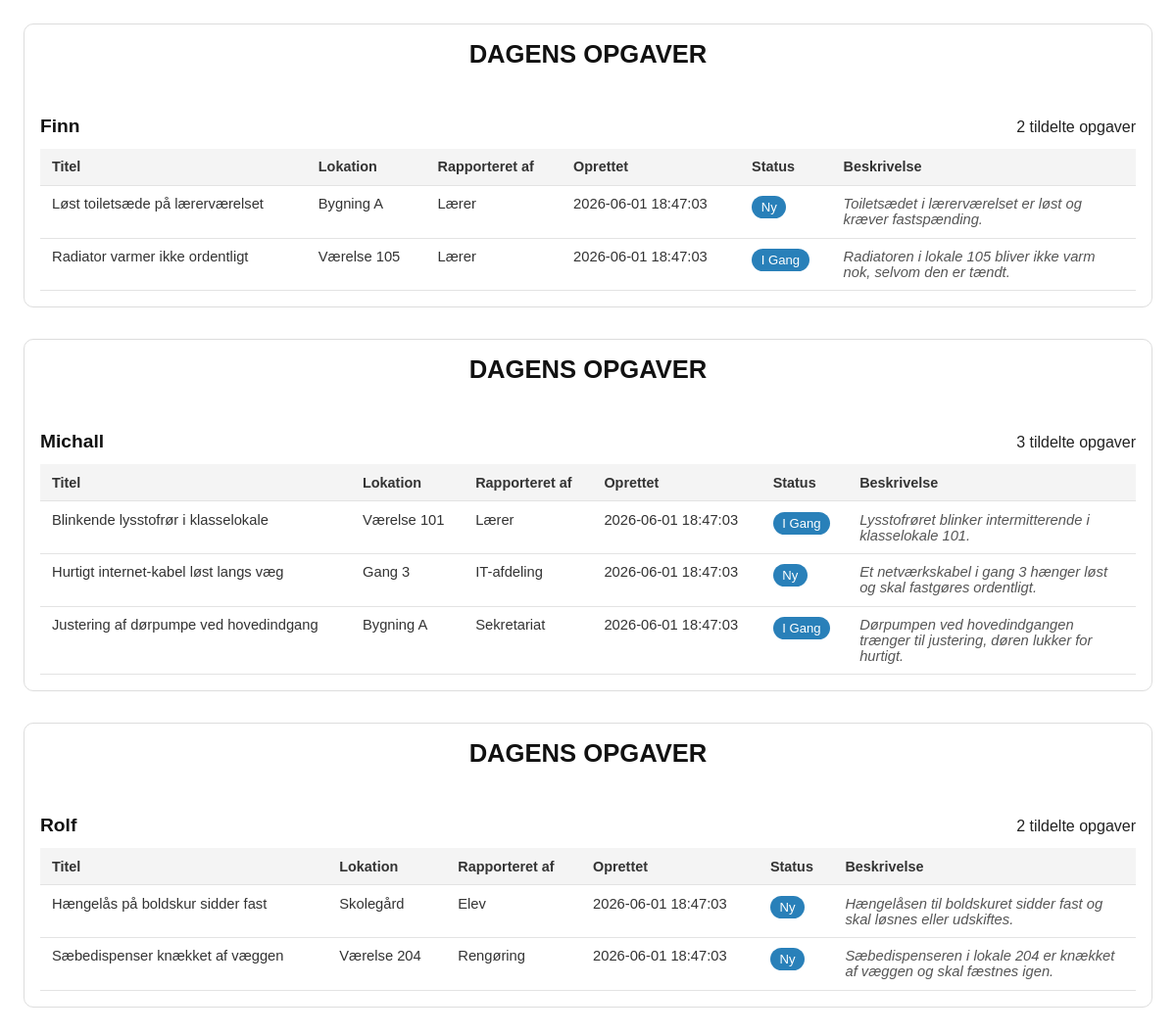
The app's page /admin/print_daily_tasks with its own data.
### tables this page shows
CREATE TABLE janitors (
                id INTEGER PRIMARY KEY AUTOINCREMENT,
                name TEXT NOT NULL UNIQUE
            );

CREATE TABLE tasks (
            id               INTEGER PRIMARY KEY AUTOINCREMENT,
            title            TEXT    NOT NULL,
            description      TEXT,
            location         TEXT,
            status           TEXT    NOT NULL DEFAULT 'Ny',
            assigned_janitor TEXT
        , created_at TEXT, completed_at TEXT, reporter_name TEXT, internal_notes TEXT);

### app.py (the view)
@app.route("/admin/print_daily_tasks")
def print_daily_tasks():
    with get_db() as conn:
        janitors = [row["name"] for row in conn.execute("SELECT name FROM janitors ORDER BY name ASC").fetchall()]
        rows = conn.execute(
            "SELECT * FROM tasks WHERE status != 'Færdig' AND assigned_janitor IS NOT NULL AND assigned_janitor != '' ORDER BY assigned_janitor ASC, created_at DESC"
        ).fetchall()
    grouped_tasks = {name: [] for name in janitors}
    for row in rows:
        janitor_name = row["assigned_janitor"]
        if janitor_name not in grouped_tasks:
            grouped_tasks[janitor_name] = []
        grouped_tasks[janitor_name].append(row)
    return render_template("print_daily.html", grouped_tasks=grouped_tasks, janitors=janitors)

### app.py (called while the page is built)
def get_db():
    conn = sqlite3.connect(DATABASE)
    conn.row_factory = sqlite3.Row
    return conn

### templates/print_daily.html (shortened to what this page needs)
<!DOCTYPE html>
<html lang="da">
<head>
</head>
<body>
    {% for janitor in janitors %}
        <div class="janitor-block janitor-section">
            <h1 style="text-align: center; text-transform: uppercase; margin-bottom: 1rem;">Dagens opgaver</h1>
            <div class="janitor-header">
                <h2>{{ janitor }}</h2>
                <span>{{ grouped_tasks[janitor]|length }} tildelte opgave{{ 'r' if grouped_tasks[janitor]|length != 1 else '' }}</span>
            </div>
            {% if grouped_tasks[janitor] %}
                <table class="task-list">
                    <thead>
                        <tr>
                            <th>Titel</th>
                            <th>Lokation</th>
                            <th>Rapporteret af</th>
                            <th>Oprettet</th>
                            <th>Status</th>
                            <th style="text-align: left;">Beskrivelse</th>
                        </tr>
                    </thead>
                    <tbody>
                        {% for task in grouped_tasks[janitor] %}
                            <tr>
                                <td>{{ task['title'] }}</td>
                                <td>{{ task['location'] or '—' }}</td>
                                <td>{{ task['reporter_name'] or 'Anonym' }}</td>
                                <td>{{ task['created_at'] or 'Ukjendt' }}</td>
                                <td><span class="status-pill">{{ task['status'] }}</span></td>
                                <td style="text-align: left; font-style: italic; color: #555; max-width: 250px; white-space: normal; overflow: hidden; text-overflow: ellipsis;">
                                    {{ task['description'] or '—' }}
                                </td>
                            </tr>
                        {% endfor %}
                    </tbody>
                </table>
            {% else %}
                <p class="no-tasks">Ingen tildelte opgaver i dag.</p>
            {% endif %}
        </div>
    {% endfor %}
</body>
</html>

### templates/print_daily.html (style rules this page uses)
body { font-family: sans-serif; color: #222; background: white; margin: 0; padding: 1.5rem; }
h1, h2, h3 { margin: 0; color: #111; }
h1 { font-size: 1.6rem; margin-bottom: 0.5rem; }
h2 { font-size: 1.2rem; margin-top: 2rem; margin-bottom: 0.5rem; }
.janitor-block { margin-bottom: 2rem; padding: 1rem; border: 1px solid #ddd; border-radius: 10px; page-break-inside: avoid; }
.janitor-section { page-break-after: always; break-after: page; }
.janitor-header { display: flex; justify-content: space-between; align-items: baseline; gap: 1rem; flex-wrap: wrap; margin-bottom: 0.75rem; }
.janitor-header h2 { margin-bottom: 0; }
.task-list { width: 100%; border-collapse: collapse; }
.task-list th, .task-list td { padding: 0.65rem 0.75rem; border-bottom: 1px solid #e3e3e3; font-size: 0.92rem; text-align: left; vertical-align: top; }
.task-list th { background: #f4f4f4; color: #333; font-weight: 700; font-size: 0.9rem; }
.task-list td { color: #333; }
.status-pill { display: inline-block; padding: 0.25rem 0.6rem; border-radius: 999px; font-size: 0.82rem; color: white; background: #2980b9; text-transform: capitalize; }

### records on screen
janitors: name "Finn", grouped_tasks "2", name "r"
tasks: title "Løst toiletsæde på lærerværelset", location "Bygning A", reporter_name "Lærer", created_at "2026-06-01 18:47:03", status "Ny", description "Toiletsædet i lærerværelset er løst og kræver fastspænding."
tasks: title "Radiator varmer ikke ordentligt", location "Værelse 105", reporter_name "Lærer", created_at "2026-06-01 18:47:03", status "I Gang", description "Radiatoren i lokale 105 bliver ikke varm nok, selvom den er tændt."
janitors: name "Michall", grouped_tasks "3", name "r"
tasks: title "Blinkende lysstofrør i klasselokale", location "Værelse 101", reporter_name "Lærer", created_at "2026-06-01 18:47:03", status "I Gang", description "Lysstofrøret blinker intermitterende i klasselokale 101."
tasks: title "Hurtigt internet-kabel løst langs væg", location "Gang 3", reporter_name "IT-afdeling", created_at "2026-06-01 18:47:03", status "Ny", description "Et netværkskabel i gang 3 hænger løst og skal fastgøres ordentligt."
tasks: title "Justering af dørpumpe ved hovedindgang", location "Bygning A", reporter_name "Sekretariat", created_at "2026-06-01 18:47:03", status "I Gang", description "Dørpumpen ved hovedindgangen trænger til justering, døren lukker for hurtigt."
janitors: name "Rolf", grouped_tasks "2", name "r"
tasks: title "Hængelås på boldskur sidder fast", location "Skolegård", reporter_name "Elev", created_at "2026-06-01 18:47:03", status "Ny", description "Hængelåsen til boldskuret sidder fast og skal løsnes eller udskiftes."
tasks: title "Sæbedispenser knækket af væggen", location "Værelse 204", reporter_name "Rengøring", created_at "2026-06-01 18:47:03", status "Ny", description "Sæbedispenseren i lokale 204 er knækket af væggen og skal fæstnes igen."
